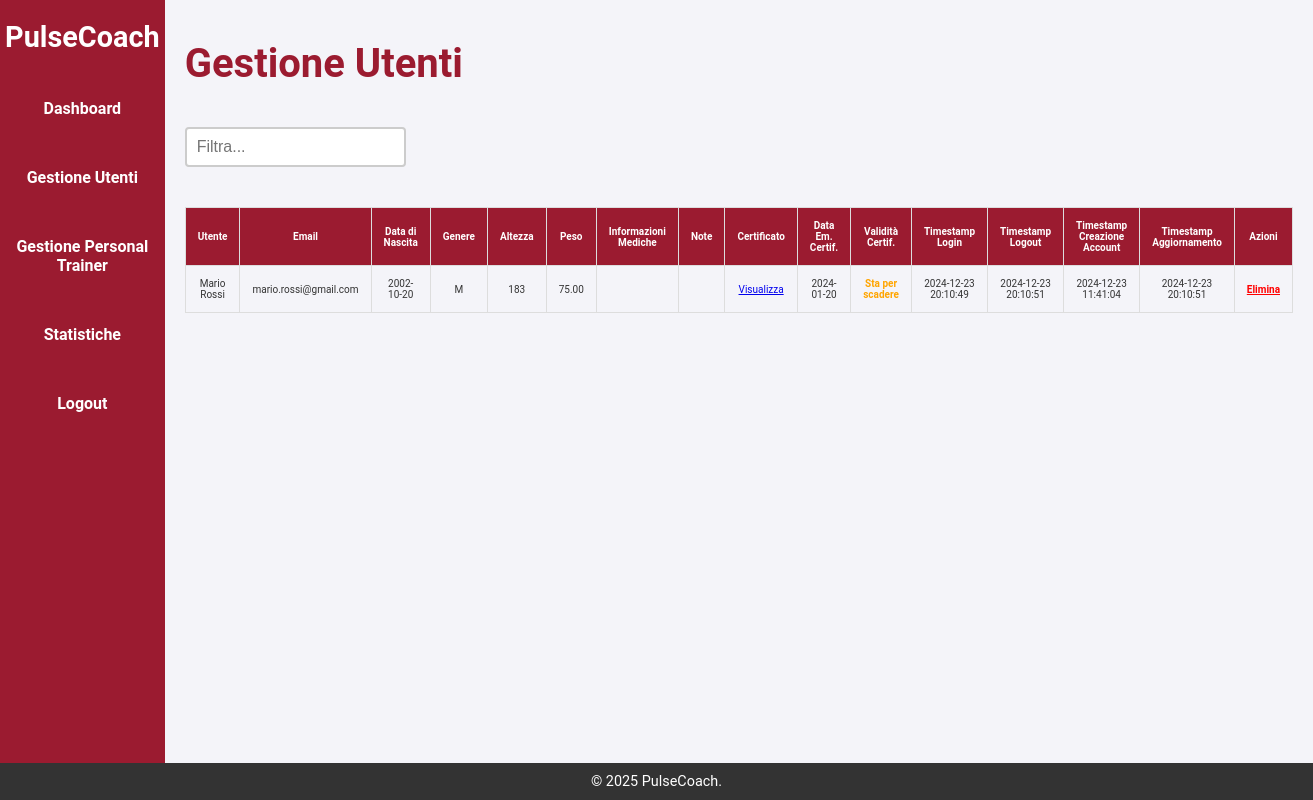
Page /php/gestioneUtenti.php (signed in) on the committed database.
### tables this page shows
CREATE TABLE `utente` (
  `id` int(11) NOT NULL AUTO_INCREMENT,
  `nome` varchar(100) NOT NULL,
  `cognome` varchar(100) NOT NULL,
  `email` varchar(255) NOT NULL,
  `password` varchar(255) NOT NULL,
  `data_nascita` date DEFAULT NULL,
  `genere` char(1) DEFAULT NULL,
  `altezza` int(11) DEFAULT NULL,
  `peso` decimal(5,2) DEFAULT NULL,
  `informazioni_mediche` varchar(255) DEFAULT NULL,
  `note` varchar(255) DEFAULT NULL,
  `risposta1` varchar(255) NOT NULL,
  `risposta2` varchar(255) NOT NULL,
  `certificato` varchar(255) NOT NULL,
  `data_emissione_certificato` date NOT NULL,
  `timestamp_login` datetime DEFAULT NULL,
  `timestamp_logout` datetime DEFAULT NULL,
  `timestamp_creazione` datetime DEFAULT CURRENT_TIMESTAMP,
  `timestamp_aggiornamento` datetime DEFAULT CURRENT_TIMESTAMP ON UPDATE CURRENT_TIMESTAMP,
  PRIMARY KEY (`id`),
  UNIQUE KEY `email` (`email`)
);

### php/gestioneUtenti.php (the view, shortened to what this page needs)
<?php
    include '../utility/functions.php';
    $conn = getDBConnection();
    $sql = "SELECT * FROM utente";
    $result = $conn->query($sql);
?>
<main>
    <section class="welcome-section">
        <h2>Gestione Utenti</h2>
    </section>
    <section class="filter-section">
        <input type="text" class="filter-input" id="filter-input" placeholder="Filtra...">
    </section>
    <section class="users-section">
        <table style="font-size: 10px;">
            <thead>
                <tr>
                    <th>Utente</th>
                    <th>Email</th>
                    <th>Data di Nascita</th>
                    <th>Genere</th>
                    <th>Altezza</th>
                    <th>Peso</th>
                    <th>Informazioni Mediche</th>
                    <th>Note</th>
                    <th>Certificato</th>
                    <th>Data Em. Certif.</th>
                    <th>Validità Certif.</th>
                    <th>Timestamp Login</th>
                    <th>Timestamp Logout</th>
                    <th>Timestamp Creazione Account</th>
                    <th>Timestamp Aggiornamento</th>
                    <th>Azioni</th>
                </tr>
            </thead>
            <tbody id="TableBody">
                <?php if ($result->num_rows > 0): ?>
                    <?php while($row = $result->fetch_assoc()): ?>
                        <?php
                            $data_emissione = new DateTime($row['data_emissione_certificato']);
                            $data_scadenza = (clone $data_emissione)->modify('+12 months');
                            $oggi = new DateTime();
                            $stato_certificato = '';
                            $colore = '';
                            if ($oggi > $data_scadenza) {
                                $stato_certificato = 'Scaduto';
                                $colore = 'red';
                            }
                            elseif ($oggi > $data_scadenza->modify('-1 month')) {
                                $stato_certificato = 'Sta per scadere';
                                $colore = 'orange';
                            }
                            else {
                                $stato_certificato = 'Ok';
                                $colore = 'green';
                            }
                        ?>
                        <tr>
                            <td><?php echo htmlspecialchars($row['nome']) . ' ' . htmlspecialchars($row['cognome']); ?></td>
                            <td><?php echo htmlspecialchars($row['email']); ?></td>
                            <td><?php echo htmlspecialchars($row['data_nascita']); ?></td>
                            <td><?php echo htmlspecialchars($row['genere']); ?></td>
                            <td><?php echo htmlspecialchars($row['altezza']); ?></td>
                            <td><?php echo htmlspecialchars($row['peso']); ?></td>
                            <td><?php echo htmlspecialchars($row['informazioni_mediche']); ?></td>
                            <td><?php echo htmlspecialchars($row['note']); ?></td>
                            <td><a href="../certificati/<?php echo htmlspecialchars($row['certificato']); ?>" target="_blank">Visualizza</a></td>
                            <td><?php echo htmlspecialchars($row['data_emissione_certificato']); ?></td>
                            <td style="font-weight: bold; color: <?php echo $colore; ?>;"><?php echo $stato_certificato; ?></td>
                            <td><?php echo htmlspecialchars($row['timestamp_login']); ?></td>
                            <td><?php echo htmlspecialchars($row['timestamp_logout']); ?></td>
                            <td><?php echo htmlspecialchars($row['timestamp_creazione']); ?></td>
                            <td><?php echo htmlspecialchars($row['timestamp_aggiornamento']); ?></td>
                            <td>
                                <a href="#" style="color: red; font-weight: bold;" onclick="eliminaAccount(<?php echo $row['id']; ?>)">Elimina</a>
                            </td>
                        </tr>
                    <?php endwhile; ?>
                <?php else: ?>
                    <tr>
                        <td colspan="16">Nessun utente trovato.</td>
                    </tr>
                <?php endif; ?>
            </tbody>
        </table>
    </section>
</main>

### css/home.css (style rules this page uses)
* { margin: 0; padding: 0; box-sizing: border-box; }
body { font-family: 'Roboto', sans-serif; background-color: #f4f4f9; color: #333; display: flex; min-height: 100vh; flex-direction: column; }
main { flex: 1; padding: 40px 20px; }
.welcome-section h2 { font-size: 2.5rem; color: #9B1B30; margin-bottom: 20px; }

### css/utility.css (style rules this page uses)
table { width: 100%; border-collapse: collapse; margin-top: 20px; }
th, td { padding: 12px; border: 1px solid #ddd; text-align: center; }
th { background-color: #9B1B30; color: white; }
.filter-input { width: 20%; padding: 10px; margin: 20px 0; box-sizing: border-box; border: 2px solid #ccc; border-radius: 4px; font-size: 16px; height: 40px; }

### rows in the picture
utente: nome "Mario", cognome "Rossi", email "mario.rossi@gmail.com", data_nascita "2002-10-20", genere "M", altezza "183", peso "75.00", data_emissione_certificato "2024-01-20", data_emissione_certificato "Sta per scadere", timestamp_login "2024-12-23 20:10:49", timestamp_logout "2024-12-23 20:10:51", timestamp_creazione "2024-12-23 11:41:04", timestamp_aggiornamento "2024-12-23 20:10:51"
